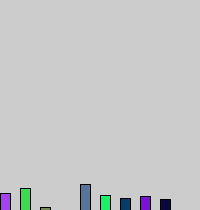
Frame 1 (no input)
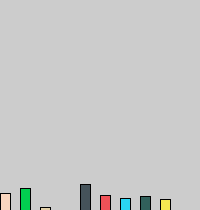
Frame 60 (the mouse pressed at the canvas centre just before this capture)
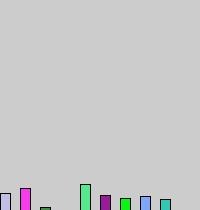
Frame 120 (the mouse held since frame 60 and released just before this capture)

The Processing sketch that drew these frames (run headless with seeded random() and noise(); from frame 60 on, the mouse is pressed at the canvas centre):

// Processing sketch: processing_165726
// ── processing_165726.pde

float[] x = new float[10];
float[] y = new float[10];
 
float[] graphNums = {
  17, 22, 3, 0, 26, 15, 12, 14, 11, 17
};

void setup() {
size(200,210);
}

void draw() {
  
for (int i = 0; i < graphNums.length-1; i++) {
    float width1 = i * 20;
    float height1 =  height - graphNums[i];
 
    float width2 =10;
    float height2 =  graphNums[i];
 
fill(random(255),random(255),random(255));
  rect(width1,height1,width2,height2);

}
}
